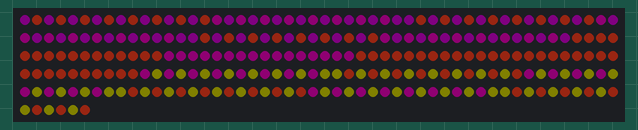
The program below on a simulated Raspberry Pi (BCM pin numbers). Shown: 256 RGB LEDs in strip order, left to right, continuing on the next row. Dim RGB values are drawn brighter than linear; random numbers come from a fixed seed; what the program prints to the terminal is not drawn.

Above: at 0.8 s.
At 2.9 s:
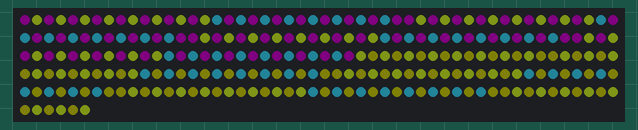
At 5.7 s:
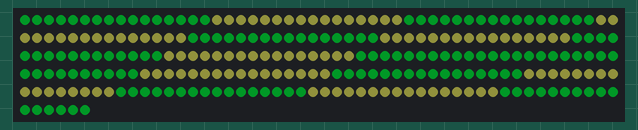
At 10.6 s:
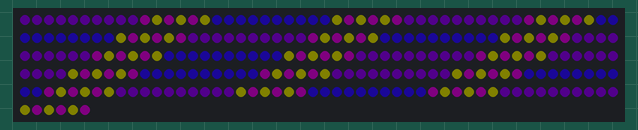
At 15.6 s:
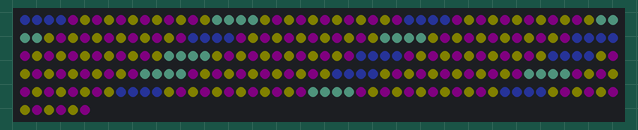
At 20.5 s:
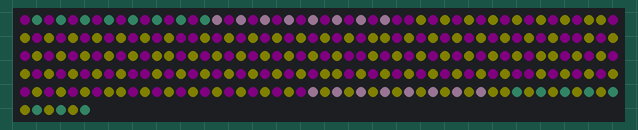

The program:

Ws2812_Matrix_LED_Raspberry_PI.py
```python
from RPi import GPIO
import time
#import neopixel
from rpi_ws281x import *
import random
import argparse
# LED strip configuration:

#pip3 install --force-reinstall adafruit-blinka
#sudo pip3 install rpi_ws281x
LED_COUNT      = 256      # Number of LED pixels.
LED_PIN        = 12      # GPIO pin connected to the pixels (18 uses PWM!).
#LED_PIN        = 10      # GPIO pin connected to the pixels (10 uses SPI /dev/$
LED_FREQ_HZ    = 800000  # LED signal frequency in hertz (usually 800khz)
LED_DMA        = 10      # DMA channel to use for generating signal (try 10)
LED_BRIGHTNESS = 255     # Set to 0 for darkest and 255 for brightest
LED_INVERT     = False   # True to invert the signal (when using NPN transistor$
LED_CHANNEL    = 0       # set to '1' for GPIOs 13, 19, 41, 45 or 53
strip = Adafruit_NeoPixel(LED_COUNT, LED_PIN, LED_FREQ_HZ, LED_DMA, LED_INVERT, LED_BRIGHTNESS, LED_CHANNEL)
randV1=0
randV2=0
randV3=0
randH1=0
randH2=0
randH3=0


lineH0=[0,31,32,63,64,95,96,127,128,159,160,191,192,223,224,255]
lineH1=[1,30,33,62,65,94,97,126,129,158,161,190,193,222,225,254]
lineH2=[2,29,34,61,66,93,98,125,130,157,162,189,194,221,226,253]
lineH3=[3,28,35,60,67,92,99,124,131,156,163,188,195,220,227,252]
lineH4=[4,27,36,59,68,91,100,123,132,155,164,187,196,219,228,251]
lineH5=[5,26,37,58,69,90,101,122,133,154,165,186,197,218,229,250]
lineH6=[6,25,38,57,70,89,102,121,134,153,166,185,198,217,230,249]
lineH7=[7,24,39,56,71,88,103,120,135,152,167,184,199,216,231,248]
lineH8=[8,23,40,55,72,87,104,119,136,151,168,183,200,215,232,247]
lineH9=[9,22,41,54,73,86,105,118,137,150,169,182,201,214,233,246]
lineH10=[10,21,42,53,74,85,106,117,138,149,170,181,202,213,234,245]
lineH11=[11,20,43,52,75,84,107,116,139,148,171,180,203,212,235,244]
lineH12=[12,19,44,51,76,83,108,115,140,147,172,179,204,211,236,243]
lineH13=[13,18,45,50,77,82,109,114,141,146,173,178,205,210,237,242]
lineH14=[14,17,46,49,78,81,110,113,142,145,174,177,206,209,238,241]
lineH15=[15,16,47,48,79,80,111,112,143,144,175,176,207,208,239,240]


lineV0=[0,1,2,3,4,5,6,7,8,9,10,11,12,13,14,15]
lineV1=[31,30,29,28,27,26,25,24,23,22,21,20,19,18,17,16]
lineV2=[32,33,34,35,36,37,38,39,40,41,42,43,44,45,46,47]
lineV3=[63,62,61,60,59,58,57,56,55,54,53,52,51,50,49,48]
lineV4=[64,65,66,67,68,69,70,71,72,73,74,75,76,77,78,79]
lineV5=[95,94,93,92,91,90,89,88,87,86,85,84,83,82,81,80]
lineV6=[96,97,98,99,100,101,102,103,104,105,106,107,108,109,110,111]
lineV7=[127,126,125,124,123,122,121,120,119,118,117,116,115,114,113,112]
lineV8=[128,129,130,131,132,133,134,135,136,137,138,139,140,141,142,143]
lineV9=[159,158,157,156,155,154,153,152,151,150,149,148,147,146,145,144]
lineV10=[160,161,162,163,164,165,166,167,168,169,170,171,172,173,174,175]
lineV11=[191,190,189,188,187,186,185,184,183,182,181,180,179,178,177,176]
lineV12=[192,193,194,195,196,197,198,199,200,201,202,203,204,205,206,207]
lineV13=[223,222,221,220,219,218,217,216,215,214,213,212,211,210,209,208]
lineV14=[224,225,226,227,228,229,230,231,232,233,234,235,236,237,238,239]
lineV15=[255,254,253,252,251,250,249,248,247,246,245,244,243,242,241,240]
strip.begin()

rand1=random.randint(0,255)

for zod in range(0,200):
    randV1=random.randint(0,25)
    randV2=random.randint(0,25)
    randV3=random.randint(0,25)
    randH1=random.randint(0,25)
    randH2=random.randint(0,25)
    randH3=random.randint(0,25)
    for z in range (0,16):
            print(lineV4[z])
            strip.setPixelColorRGB(lineV15[15-z],randV1,randV2,randV3)
            strip.setPixelColorRGB(lineV14[z],randH1,randH2,randH3)
            strip.setPixelColorRGB(lineV13[15-z],randV1,randV2,randV3)
            strip.setPixelColorRGB(lineV12[z],randH1,randH2,randH3)
            strip.setPixelColorRGB(lineV11[15-z],randV1,randV2,randV3)
            strip.setPixelColorRGB(lineV10[z],randH1,randH2,randH3)
            strip.setPixelColorRGB(lineV9[15-z],randV1,randV2,randV3)
            strip.setPixelColorRGB(lineV8[z],randV1,randV2,randV3)
            strip.setPixelColorRGB(lineV7[15-z],randH1,randH2,randH3)
            strip.setPixelColorRGB(lineV6[z],randV1,randV2,randV3)
            strip.setPixelColorRGB(lineV5[15-z],randH1,randH2,randH3)
            strip.setPixelColorRGB(lineV4[z],randV1,randV2,randV3)
            strip.setPixelColorRGB(lineV3[15-z],randH1,randH2,randH3)
            strip.setPixelColorRGB(lineV2[z],randV1,randV2,randV3)
            strip.setPixelColorRGB(lineV1[15-z],randH1,randH2,randH3)
            strip.setPixelColorRGB(lineV0[z],randV1,randV2,randV3)
            strip.show()
            #time.sleep(.12)

    for z in range (0,16):
            print(lineV4[z])
            strip.setPixelColorRGB(lineH15[15-z],5,5,0)
            strip.setPixelColorRGB(lineH14[z],5,0,5)
            strip.setPixelColorRGB(lineH13[15-z],5,5,0)
            strip.setPixelColorRGB(lineH12[z],5,0,5)
            strip.setPixelColorRGB(lineH11[15-z],5,5,0)
            strip.setPixelColorRGB(lineH10[z],5,0,5)
            strip.setPixelColorRGB(lineH9[15-z],5,5,0)
            strip.setPixelColorRGB(lineH8[z],5,0,5)
            strip.setPixelColorRGB(lineH7[15-z],5,5,0)
            strip.setPixelColorRGB(lineH6[z],5,0,5)
            strip.setPixelColorRGB(lineH5[15-z],5,5,0)
            strip.setPixelColorRGB(lineH4[z],5,0,5)
            strip.setPixelColorRGB(lineH3[15-z],5,5,0)
            strip.setPixelColorRGB(lineH2[z],5,0,5)
            strip.setPixelColorRGB(lineH1[15-z],5,5,0)
            strip.setPixelColorRGB(lineH0[z],5,0,5)
            strip.show()
            #time.sleep(.012)
strip.setPixelColorRGB(0,255,0,0)
strip.setPixelColorRGB(255,0,255,0)
strip.show()
```

Measured:
- what the display in image 1 shows lasts 0.7 s, from 2.8 s to 3.5 s
